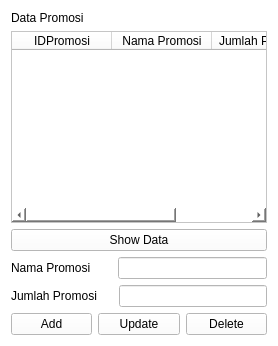
            <widget class="QWidget" name="editPromosi">
             <property name="styleSheet">
              <string notr="true">background: rgb(255, 255, 255)</string>
             </property>
             <layout class="QVBoxLayout" name="verticalLayout_10">
              <item>
               <widget class="QLabel" name="label_20">
                <property name="text">
                 <string>Data Promosi</string>
                </property>
               </widget>
              </item>
              <item>
               <widget class="QTableWidget" name="tableWidgetPromosi">
                <column>
                 <property name="text">
                  <string>IDPromosi</string>
                 </property>
                </column>
                <column>
                 <property name="text">
                  <string>Nama Promosi</string>
                 </property>
                </column>
                <column>
                 <property name="text">
                  <string>Jumlah Promosi</string>
                 </property>
                </column>
               </widget>
              </item>
              <item>
               <widget class="QPushButton" name="btn_showDataPromosi">
                <property name="styleSheet">
                 <string notr="true">QPushButton:hover {
	background-color: rgb(85, 170, 255);
}</string>
                </property>
                <property name="text">
                 <string>Show Data</string>
                </property>
               </widget>
              </item>
              <item>
               <layout class="QHBoxLayout" name="horizontalLayout_19">
                <property name="spacing">
                 <number>27</number>
                </property>
                <item>
                 <widget class="QLabel" name="label_21">
                  <property name="sizePolicy">
                   <sizepolicy hsizetype="Fixed" vsizetype="Preferred">
                    <horstretch>0</horstretch>
                    <verstretch>0</verstretch>
                   </sizepolicy>
                  </property>
                  <property name="styleSheet">
                   <string notr="true"/>
                  </property>
                  <property name="text">
                   <string>Nama Promosi</string>
                  </property>
                 </widget>
                </item>
                <item>
                 <widget class="QLineEdit" name="lineEditNamaPromosi">
                  <property name="styleSheet">
                   <string notr="true">background: rgb(255, 255, 255)</string>
                  </property>
                 </widget>
                </item>
               </layout>
              </item>
              <item>
               <layout class="QHBoxLayout" name="horizontalLayout_20">
                <property name="spacing">
                 <number>22</number>
                </property>
                <item>
                 <widget class="QLabel" name="label_22">
                  <property name="sizePolicy">
                   <sizepolicy hsizetype="Fixed" vsizetype="Preferred">
                    <horstretch>0</horstretch>
                    <verstretch>0</verstretch>
                   </sizepolicy>
                  </property>
                  <property name="styleSheet">
                   <string notr="true"/>
                  </property>
                  <property name="text">
                   <string>Jumlah Promosi</string>
                  </property>
                 </widget>
                </item>
                <item>
                 <widget class="QLineEdit" name="lineEditJumlahPromosi">
                  <property name="styleSheet">
                   <string notr="true">background: rgb(255, 255, 255)</string>
                  </property>
                 </widget>
                </item>
               </layout>
              </item>
              <item>
               <layout class="QHBoxLayout" name="horizontalLayout_21">
                <item>
                 <widget class="QPushButton" name="btn_addPromosi">
                  <property name="styleSheet">
                   <string notr="true">QPushButton:hover {
	background-color: rgb(85, 170, 255);
}</string>
                  </property>
                  <property name="text">
                   <string>Add</string>
                  </property>
                 </widget>
                </item>
                <item>
                 <widget class="QPushButton" name="btn_updatePromosi">
                  <property name="styleSheet">
                   <string notr="true">QPushButton:hover {
	background-color: rgb(85, 170, 255);
}</string>
                  </property>
                  <property name="text">
                   <string>Update</string>
                  </property>
                 </widget>
                </item>
                <item>
                 <widget class="QPushButton" name="btn_deletePromosi">
                  <property name="styleSheet">
                   <string notr="true">QPushButton:hover {
	background-color: rgb(85, 170, 255);
}</string>
                  </property>
                  <property name="text">
                   <string>Delete</string>
                  </property>
                 </widget>
                </item>
               </layout>
              </item>
             </layout>
            </widget>
